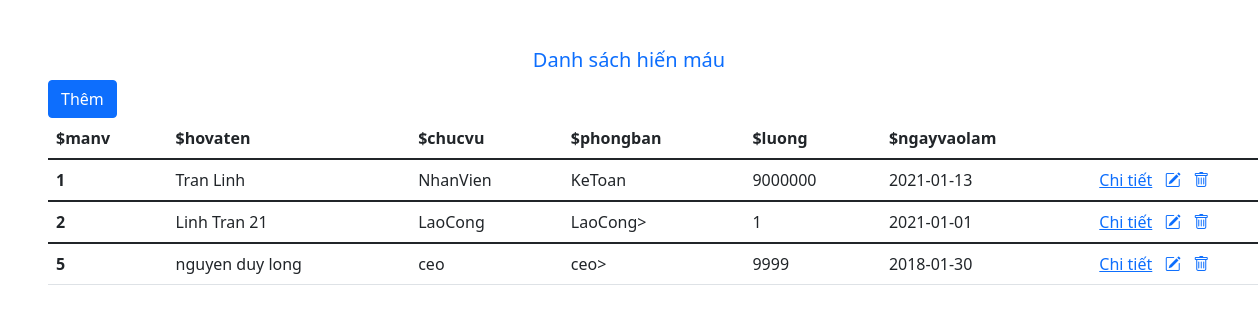
The page / on the database its author committed.
### tables this page shows
CREATE TABLE `nhanvien` (
  `maNV` int(11) NOT NULL,
  `hovaten` varchar(500) NOT NULL,
  `chucvu` varchar(20) NOT NULL,
  `phongban` varchar(500) NOT NULL,
  `luong` int(11) NOT NULL,
  `ngayvaolam` date NOT NULL
);

### controller/NhanvienController.php (called while the page is built, shortened)
<?php
    require_once 'model/NhanvienModel.php';
    class NhanvienController{
           function index(){
            $NVModel = new NhanvienModel();
            $nvs = $NVModel->getAllNhanvien();
            require_once 'view/nhanvien/index.php';
        }
    }
?>

### index.php (called while the page is built, shortened)
<?php
    $action     = isset($_GET['action']) ? $_GET['action'] : 'index';
    $object = new $classController();
    $object->$action();
?>

### model/NhanvienModel.php (called while the page is built, shortened)
<?php
    class NhanvienModel{
        public function getAllNhanvien(){
            $conn = $this->connectDb();
            $sql = "SELECT * FROM nhanvien";
            $result = mysqli_query($conn,$sql);
            $arr_nhanviens = [];
            if(mysqli_num_rows($result) > 0){
                $arr_nhanviens = mysqli_fetch_all($result, MYSQLI_ASSOC);
            }
            return $arr_nhanviens;
        }
        public function connectDb() {
            $connection = mysqli_connect(DB_HOST, DB_USERNAME, DB_PASSWORD, DB_NAME);
            return $connection;
        }
    }
?>

### view/nhanvien/index.php (the view, shortened to what this page needs)
<!DOCTYPE html>
<html lang="en">
<head>
    <link rel="stylesheet" href="https://cdn.jsdelivr.net/npm/bootstrap-icons@1.7.2/font/bootstrap-icons.css">
    <link href="https://cdn.jsdelivr.net/npm/bootstrap@5.1.3/dist/css/bootstrap.min.css" rel="stylesheet"
>
</head>
<body>
    <main>
    <h5 class="text-center text-primary mt-5" >Danh sách hiến máu</h5>
    <div>
        <a href="index.php?controller=nhanvien&action=add" class="btn btn-primary ms-5">Thêm</a>
    </div>
    <table class="table ms-5">
        <thead>
                    <tr>
                    <th scope="col">$manv</th>
                    <th scope="col">$hovaten</th>
                    <th scope="col">$chucvu</th>
                    <th scope="col">$phongban</th>
                    <th scope="col">$luong</th>
                    <th scope="col">$ngayvaolam</th>
                    </tr>
                </thead>
    <?php
        foreach($nvs as $nv){
            ?>
                <tbody>
                <tr>
                    <th scope="row"><?php echo $nv['maNV']; ?></th>
                    <td><?php echo $nv['hovaten']; ?></td>
                    <td><?php echo $nv['chucvu']; ?></td>
                    <td><?php echo $nv['phongban']; ?></td>
                    <td><?php echo $nv['luong']; ?></td>
                    <td><?php echo $nv['ngayvaolam']; ?></td>
                    <td>
                    <?php
                    $urlDetail =
                        "index.php?controller=nhanvien&action=detail&id=" . $nv['maNV'];
                    $urlEdit =
                        "index.php?controller=nhanvien&action=edit&id=" . $nv['maNV'];
                    $urlDelete =
                        "index.php?controller=nhanvien&action=delete&id=" . $nv['maNV'];
                    ?>
                    <a href="<?php echo $urlDetail?>">Chi tiết</a> &nbsp;
                    <a href="<?php echo $urlEdit?>"><i class="bi bi-pencil-square"></i></a> &nbsp;
                    <a onclick="return confirm('Bạn chắc chắn muốn xóa?')"
                       href="<?php echo $urlDelete?>">
                       <i class="bi bi-trash"></i>
                    </a>
                </td>
                </tr>
                </tbody>
    <?php
        }
    ?>
     </table>
    </main>
</body>
</html>

### rows shown on the page
nhanvien: maNV "1", hovaten "Tran Linh", chucvu "NhanVien", phongban "KeToan", luong "9000000", ngayvaolam "2021-01-13"
nhanvien: maNV "2", hovaten "Linh Tran 21", chucvu "LaoCong", phongban "LaoCong>", luong "1", ngayvaolam "2021-01-01"
nhanvien: maNV "5", hovaten "nguyen duy long", chucvu "ceo", phongban "ceo>", luong "9999", ngayvaolam "2018-01-30"
